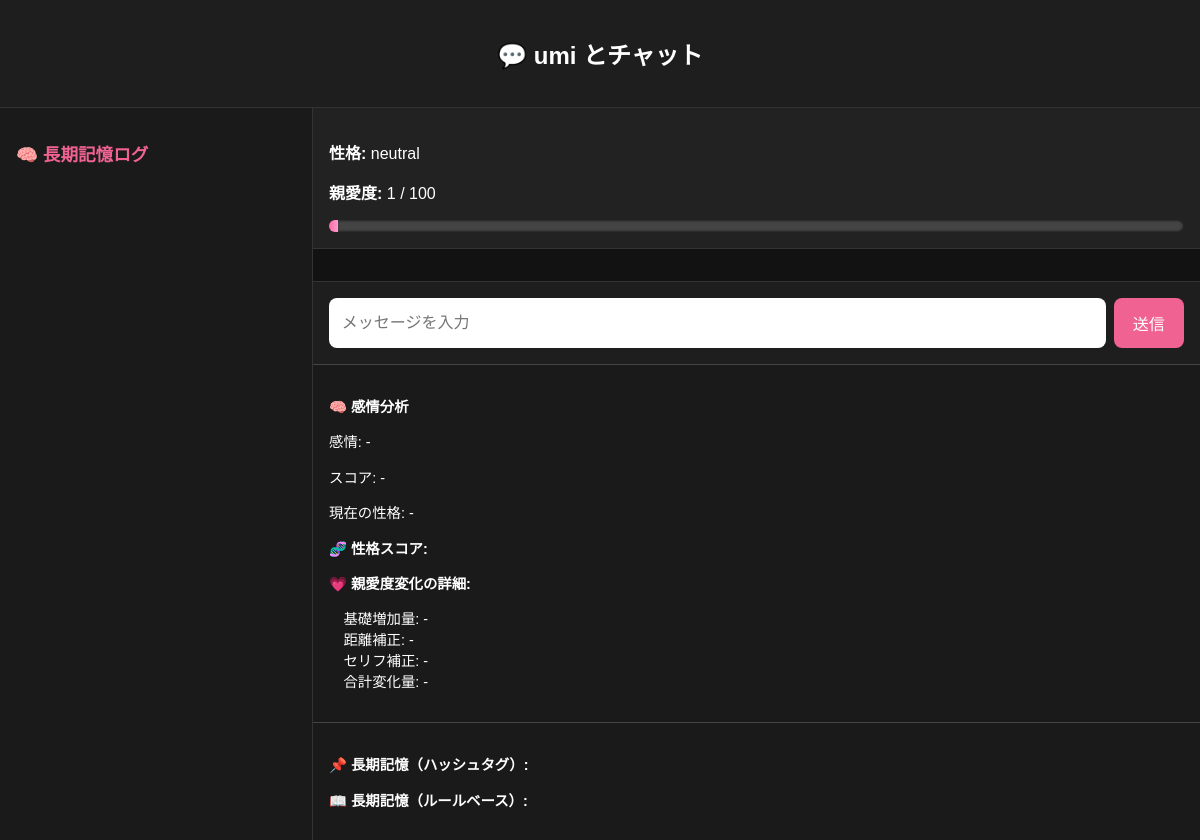
The app's page /chat/umi with its own data.
### tables this page shows
CREATE TABLE characters (
        name TEXT PRIMARY KEY,
        personality TEXT,
        speech_style TEXT,
        self_name TEXT,
        age_group TEXT,  
        affection INTEGER DEFAULT 0,
        current_trait TEXT DEFAULT 'neutral',
        chat_count INTEGER DEFAULT 0,
        chat_last_update TEXT,
        last_chat_count INTEGER DEFAULT 0,
        triggered_events TEXT
    , trait_scores TEXT, trait_selected INTEGER DEFAULT 0, pending_trait_selection INTEGER DEFAULT 0, trait_history TEXT, pending_trait_change INTEGER DEFAULT 0);

### app.py (the view)
@app.route("/chat/<character_name>", methods=["GET"])
def chat_page(character_name):
    character = get_character(character_name)
    if character is None:
        return "キャラクターが見つかりません。", 404
    return render_template("chatroom.html", character=character)

### database/character.py (called while the page is built)
def get_character(name: str) -> "Character":
    try:
        conn = sqlite3.connect(DB_PATH)
        cursor = conn.cursor()
        cursor.execute("SELECT * FROM characters WHERE name = ?", (name,))
        row = cursor.fetchone()
        if row:
            columns = [column[0] for column in cursor.description]
            data = dict(zip(columns, row))
            character = Character(name)
            character.load_from_dict(data)
            return character
        return None
    except sqlite3.Error as e:
        logger.error(f"Database error in get_character: {str(e)}")
        return None
    finally:
        if conn:
            conn.close()

### templates/chatroom.html (shortened to what this page needs)
<!DOCTYPE html>
<html lang="ja">
<head>
</head>
<body>
  <header>
    <h2>💬 {{ character.name }} とチャット</h2>
  </header>
  <div class="layout">
    <aside class="memory-sidebar">
      <h3>🧠 長期記憶ログ</h3>
    </aside>
    <main class="main-content">
      <div class="status-card">
        <p><strong>性格:</strong> <span id="trait-label">{{ character.current_trait }}</span></p>
        <p><strong>親愛度:</strong> <span id="affection-label">{{ character.affection }} / 100</span></p>
        <div class="affection-bar-wrapper">
          <div class="affection-bar-fill" style="width: {{ character.affection }}%;"></div>
        </div>
      </div>
      <div class="chat-container" id="chat-log"></div>
      <div class="input-area">
        <input type="text" id="user-input" placeholder="メッセージを入力" autocomplete="off">
        <button onclick="sendMessage()">送信</button>
      </div>
      <div id="debug-info">
        <p><strong>🧠 感情分析</strong></p>
        <p>感情: <span id="emotion-label">-</span></p>
        <p>スコア: <span id="emotion-score">-</span></p>
        <p>現在の性格: <span id="current-trait">-</span></p>
        <p><strong>🧬 性格スコア:</strong></p>
        <p><strong>💗 親愛度変化の詳細:</strong></p>
        <ul>
          <li>基礎増加量: <span id="base-delta">-</span></li>
          <li>距離補正: <span id="distance-factor">-</span></li>
          <li>セリフ補正: <span id="phrase-bonus">-</span></li>
          <li>合計変化量: <span id="affection-delta">-</span></li>
        </ul>
      </div>
      <div id="memory-info">
        <p><strong>📌 長期記憶（ハッシュタグ）:</strong></p>
        <p><strong>📖 長期記憶（ルールベース）:</strong></p>
      </div>
    </main>
  </div>
</body>
</html>

### templates/chatroom.html (style rules this page uses)
body { font-family: 'Noto Sans JP', sans-serif; background-color: #121212; color: #fff; margin: 0; padding: 0; height: 100vh; display: flex; flex-direction: column; }
header { padding: 1rem; background-color: #1e1e1e; border-bottom: 1px solid #333; text-align: center; }
.memory-sidebar { width: 280px; background-color: #1a1a1a; padding: 1rem; border-right: 1px solid #333; overflow-y: auto; font-size: 0.9rem; }
.memory-sidebar h3 { color: #f06292; font-size: 1.1rem; margin-bottom: 0.5rem; }
.main-content { flex: 1; display: flex; flex-direction: column; overflow-y: auto; }
.layout { display: flex; flex: 1; overflow: hidden; }
.status-card { padding: 1rem; background-color: #222; border-bottom: 1px solid #333; }
.affection-bar-wrapper { width: 100%; height: 12px; background-color: #444; border-radius: 6px; overflow: hidden; box-shadow: inset 0 0 3px #000; margin-top: 4px; }
.affection-bar-fill { height: 100%; background: linear-gradient(to right, #ff6aa0, #ff9bd0); transition: width 0.3s ease; }
.chat-container { flex: 1; display: flex; flex-direction: column; padding: 1rem; overflow-y: auto; }
.input-area { display: flex; padding: 1rem; background-color: #1e1e1e; border-top: 1px solid #333; }
.input-area input { flex: 1; padding: 0.8rem; font-size: 1rem; border-radius: 8px; border: none; margin-right: 0.5rem; }
.input-area button { background-color: #f06292; color: white; border: none; padding: 0.8rem 1.2rem; border-radius: 8px; font-size: 1rem; cursor: pointer; }
#debug-info, #memory-info { padding: 1rem; background-color: #1a1a1a; border-top: 1px solid #444; font-size: 0.9rem; }
#debug-info ul, #memory-info ul { list-style: none; padding-left: 0; }
#debug-info li, #memory-info li { margin-left: 1em; }

### records on screen
characters: name "umi", current_trait "neutral", affection "1"
